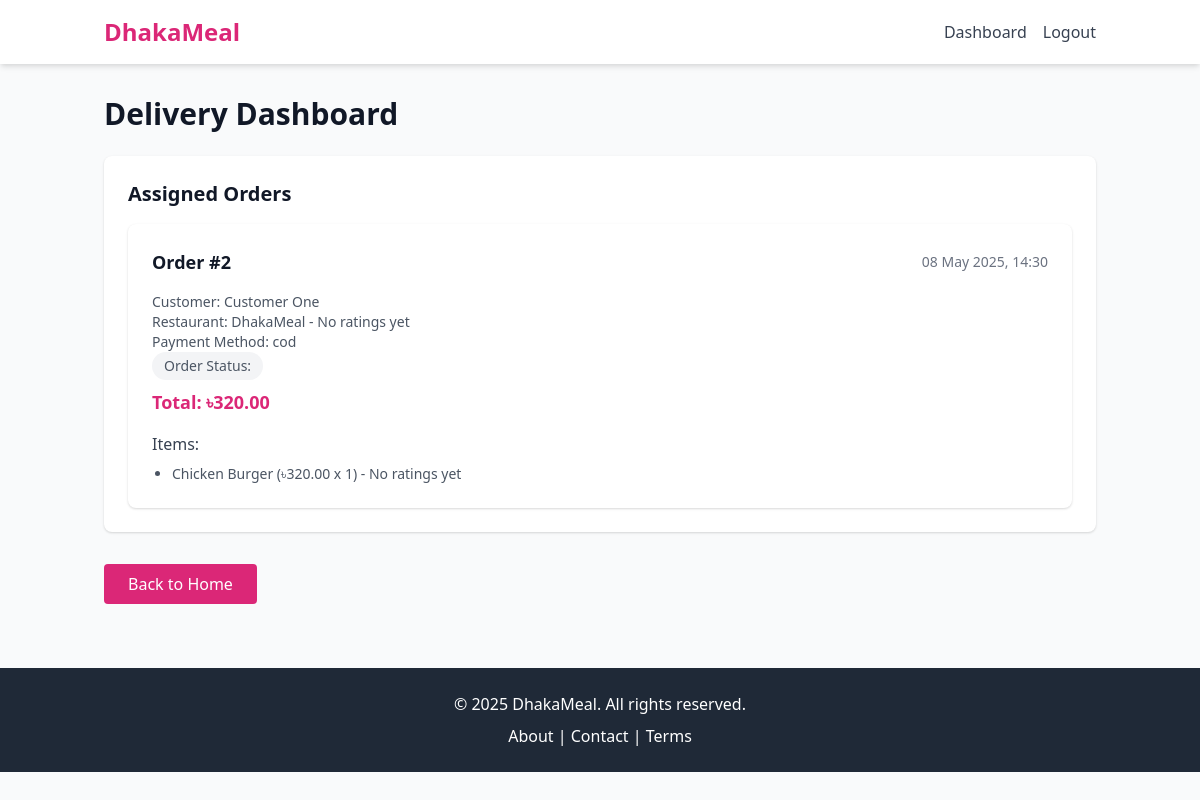
Page /delivery-dashboard.php (signed in) on the committed database.
### tables this page shows
CREATE TABLE `Order` (
    order_id INT AUTO_INCREMENT PRIMARY KEY,
    customer_id INT NOT NULL,
    restaurant_id INT NOT NULL,
    delivery_person_id INT,
    order_time DATETIME NOT NULL DEFAULT CURRENT_TIMESTAMP,
    order_status ENUM('pending', 'picked_up', 'out_for_delivery', 'delivered', 'canceled') NOT NULL DEFAULT 'pending',
    restaurant_status ENUM('pending', 'accepted', 'rejected') NOT NULL DEFAULT 'pending',
    payment_method ENUM('cod', 'online') NOT NULL,
    payment_status ENUM('pending', 'completed') NOT NULL DEFAULT 'pending',
    total_price DECIMAL(10, 2) NOT NULL,
    delivery_proof VARCHAR(255),
    delivery_time DATETIME,
    FOREIGN KEY (customer_id) REFERENCES Customer(customer_id) ON DELETE CASCADE,
    FOREIGN KEY (restaurant_id) REFERENCES Restaurant(restaurant_id) ON DELETE CASCADE,
    FOREIGN KEY (delivery_person_id) REFERENCES DeliveryPerson(delivery_id) ON DELETE SET NULL
);

CREATE TABLE Restaurant (
    restaurant_id INT AUTO_INCREMENT PRIMARY KEY,
    person_id INT NOT NULL,
    name VARCHAR(255) NOT NULL,
    description TEXT,
    address TEXT NOT NULL,
    image_url VARCHAR(255),
    FOREIGN KEY (person_id) REFERENCES Person(person_id) ON DELETE CASCADE
);

CREATE TABLE Food (
    food_id INT AUTO_INCREMENT PRIMARY KEY,
    restaurant_id INT NOT NULL,
    name VARCHAR(255) NOT NULL,
    description TEXT,
    price DECIMAL(10, 2) NOT NULL,
    stock_qty INT NOT NULL,
    image_url VARCHAR(255),
    category ENUM('Starters', 'Main Course', 'Desserts') NOT NULL,
    FOREIGN KEY (restaurant_id) REFERENCES Restaurant(restaurant_id) ON DELETE CASCADE
);

### delivery-dashboard.php (the view, shortened to what this page needs)
<?php
include_once 'config/database.php';
include_once 'includes/header.php';
$personId = $_SESSION['user_id'];
$deliveryQuery = "SELECT delivery_id FROM DeliveryPerson WHERE person_id = ?";
$deliveryStmt = $conn->prepare($deliveryQuery);
$deliveryStmt->execute([$personId]);
$delivery = $deliveryStmt->fetch(PDO::FETCH_ASSOC);
$deliveryPersonId = $delivery['delivery_id'];
$orderQuery = "SELECT o.order_id, o.order_time, o.order_status, o.restaurant_status, o.payment_method, o.total_price,
                      o.delivery_person_id, o.restaurant_id, p.name AS customer_name, r.name AS restaurant_name,
                      COALESCE(AVG(fr.rating), 0) AS restaurant_avg_rating, COUNT(fr.rating) AS restaurant_review_count
               FROM `Order` o
               JOIN Customer c ON o.customer_id = c.customer_id
               JOIN Person p ON c.person_id = p.person_id
               JOIN Restaurant r ON o.restaurant_id = r.restaurant_id
               LEFT JOIN Food f ON f.restaurant_id = r.restaurant_id
               LEFT JOIN FoodReview fr ON f.food_id = fr.food_id
               WHERE (o.delivery_person_id = ? OR (o.delivery_person_id IS NULL AND o.restaurant_status = 'accepted' AND o.order_status IN ('pending', 'accepted')))
               GROUP BY o.order_id, o.order_time, o.order_status, o.restaurant_status, o.payment_method, o.total_price,
                        o.delivery_person_id, o.restaurant_id, p.name, r.name
               ORDER BY o.order_time DESC";
$orderStmt = $conn->prepare($orderQuery);
$orderStmt->execute([$deliveryPersonId]);
$orders = $orderStmt->fetchAll(PDO::FETCH_ASSOC);
?>
<div class="container mx-auto px-4 py-8">
    <h1 class="text-3xl font-bold text-gray-900 mb-6">Delivery Dashboard</h1>
    <div class="bg-white shadow rounded-lg p-6 mb-8">
        <h2 class="text-xl font-semibold text-gray-900 mb-4">Assigned Orders</h2>
        <?php if (empty($orders)): ?>
            <p class="text-gray-600 text-center">No orders assigned or available for acceptance.</p>
        <?php else: ?>
            <div class="space-y-6">
                <?php foreach ($orders as $order): ?>
                    <div class="bg-white shadow rounded-lg p-6">
                        <div class="flex justify-between items-center mb-4">
                            <h3 class="text-lg font-semibold text-gray-900">Order #<?php echo $order['order_id']; ?></h3>
                            <span class="text-sm text-gray-500"><?php echo date('d M Y, H:i', strtotime($order['order_time'])); ?></span>
                        </div>
                        <p class="text-sm text-gray-600">Customer: <?php echo htmlspecialchars($order['customer_name']); ?></p>
                        <p class="text-sm text-gray-600">
                            Restaurant: <?php echo htmlspecialchars($order['restaurant_name']); ?>
                            <?php if ($order['restaurant_review_count'] > 0): ?>
                                - Avg Rating: <?php echo number_format($order['restaurant_avg_rating'], 1); ?> (<?php echo $order['restaurant_review_count']; ?> reviews)
                            <?php else: ?>
                                - No ratings yet
                            <?php endif; ?>
                        </p>
                        <p class="text-sm text-gray-600">Payment Method: <?php echo htmlspecialchars($order['payment_method']); ?></p>
                        <?php
                        $statusClass = '';
                        switch (strtolower($order['order_status'])) {
                            default:
                                $statusClass = 'text-gray-600 bg-gray-100';
                        }
                        ?>
                        <p class="text-sm font-medium px-3 py-1 rounded-full inline-block <?php echo $statusClass; ?>">
                            Order Status: <?php echo htmlspecialchars($order['order_status']); ?>
                        </p>
                        <p class="text-lg font-bold text-pink-600 mt-2">Total: ৳<?php echo number_format($order['total_price'], 2); ?></p>
                        <?php
                        $itemQuery = "SELECT oi.quantity, oi.price, f.name, f.food_id,
                                             COALESCE(AVG(fr.rating), 0) AS avg_rating, COUNT(fr.rating) AS review_count
                                      FROM OrderItem oi
                                      JOIN Food f ON oi.food_id = f.food_id
                                      LEFT JOIN FoodReview fr ON f.food_id = fr.food_id
                                      WHERE oi.order_id = ?
                                      GROUP BY oi.order_item_id, oi.quantity, oi.price, f.name, f.food_id";
                        $itemStmt = $conn->prepare($itemQuery);
                        $itemStmt->execute([$order['order_id']]);
                        $items = $itemStmt->fetchAll(PDO::FETCH_ASSOC);
                        ?>
                        <div class="mt-4">
                            <h4 class="text-md font-medium text-gray-700">Items:</h4>
                            <ul class="list-disc pl-5 mt-2">
                                <?php foreach ($items as $item): ?>
                                    <li class="text-sm text-gray-600">
                                        <?php echo htmlspecialchars($item['name']); ?>
                                        (৳<?php echo number_format($item['price'], 2); ?> x <?php echo $item['quantity']; ?>)
                                        <?php if ($item['review_count'] > 0): ?>
                                            - Avg Rating: <?php echo number_format($item['avg_rating'], 1); ?> (<?php echo $item['review_count']; ?> reviews)
                                        <?php else: ?>
                                            - No ratings yet
                                        <?php endif; ?>
                                    </li>
                                <?php endforeach; ?>
                            </ul>
                        </div>
                    </div>
                <?php endforeach; ?>
            </div>
        <?php endif; ?>
    </div>
    <div class="mt-6">
        <a href="index.php" class="inline-block bg-pink-600 text-white px-6 py-2 rounded hover:bg-pink-700 transition duration-300">Back to Home</a>
    </div>
</div>
<?php include_once 'includes/footer.php'; ?>

### rows in the picture
order: order_id "2", order_time "08 May 2025, 14:30", customer_name "Customer One", restaurant.name "DhakaMeal", payment_method "cod", total_price "320.00"
food: name "Chicken Burger", price "320.00", quantity "1"
